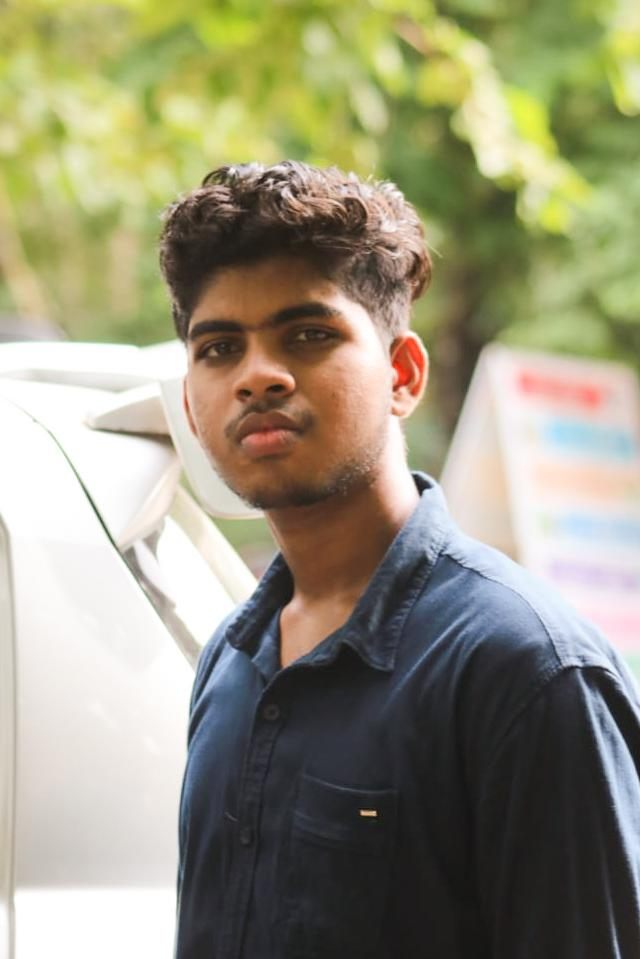
#> input picture images/Nithin_Jose.jpg, 640 x 959 px, given in place of the camera
$ python detect_face_mask.py
#> lines starting #> are read from the running program, lines starting #| are printed output that depends on the picture; after the words box and inside, x2 and y2 are one past the last pixel; in counts of white or black regions, pixels touching at a corner belong together
import numpy as np
import cv2
import random
import time

# multiple cascades: https://github.com/Itseez/opencv/tree/master/data/haarcascades
def f():
    face_cascade = cv2.CascadeClassifier('data/xml/haarcascade_frontalface_default.xml')
    eye_cascade = cv2.CascadeClassifier('data/xml/haarcascade_eye.xml')
    mouth_cascade = cv2.CascadeClassifier('data/xml/haarcascade_mcs_mouth.xml')
    upper_body = cv2.CascadeClassifier('data/xml/haarcascade_upperbody.xml')


    # Adjust threshold value in range 80 to 105 based on your light.
    bw_threshold = 105

    # User message
    font = cv2.FONT_HERSHEY_SIMPLEX
    org = (30, 30)
    weared_mask_font_color = (255, 255, 255)
    not_weared_mask_font_color = (0, 0, 255)
    thickness = 1
    font_scale = 0.5
    weared_mask = "You may Enter the Building.Kindly maintain social distancing inside."
    not_weared_mask = "Please wear mask to enter the building."
    flag=0

    # Read video
    cap = cv2.VideoCapture(0)

    while 1:
        cv2.waitKey(100)
        # Get individual frame
        ret, img = cap.read()
#> img is the input picture: shape (959, 640, 3); mean B, G, R 124.1, 149, 152.2
        img = cv2.flip(img,1)

        # Convert Image into gray
        gray = cv2.cvtColor(img, cv2.COLOR_BGR2GRAY)

        # Convert image in black and white
        (thresh, black_and_white) = cv2.threshold(gray, bw_threshold, 255, cv2.THRESH_BINARY)
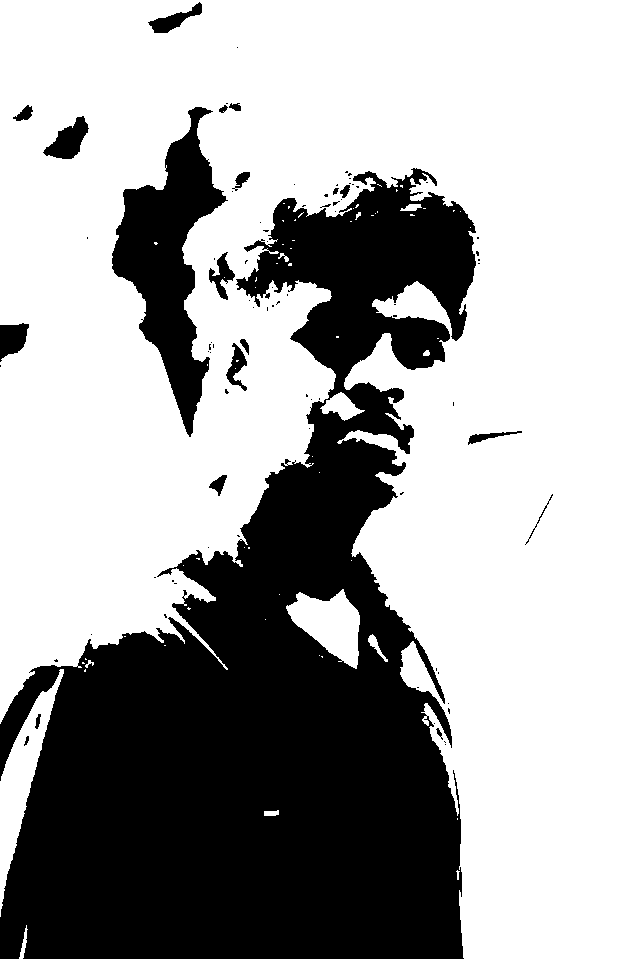
#> black_and_white: shape (959, 640); 65.4% white; 86 black regions (66 under 20 px), largest, box (x1, y1, x2, y2) and area: (0, 168, 476, 959) 192312, (112, 107, 228, 437) 15186, (43, 116, 89, 159) 1011
#> thresh = 105
        #cv2.imshow('black_and_white', black_and_white)

        # detect face
        faces = face_cascade.detectMultiScale(gray, 1.1, 4)
#> faces = [[485, 102, 98, 98], [255, 250, 234, 234]]

        # Face prediction for black and white
        faces_bw = face_cascade.detectMultiScale(black_and_white, 1.1, 4)
#> faces_bw = [[175, 78, 89, 89], [258, 246, 240, 240]]


        if(len(faces) == 0 and len(faces_bw) == 0):
            cv2.putText(img, "No face found...", org, font, font_scale, weared_mask_font_color, thickness, cv2.LINE_AA)
        elif(len(faces) == 0 and len(faces_bw) == 1):
            # It has been observed that for white mask covering mouth, with gray image face prediction is not happening
            cv2.putText(img, weared_mask, org, font, font_scale, weared_mask_font_color, thickness, cv2.LINE_AA)
            break
        else:
            # Draw rectangle on gace
            for (x, y, w, h) in faces:
                cv2.rectangle(img, (x, y), (x + w, y + h), (255, 255, 255), 2)
                roi_gray = gray[y:y + h, x:x + w]
                roi_color = img[y:y + h, x:x + w]


                # Detect lips counters
                mouth_rects = mouth_cascade.detectMultiScale(gray, 1.5, 5)
#> this loop made 2 passes
#> (x, y, w, h, mouth_rects) on passes 1 to 2: (485, 102, 98, 98, [[325, 414, 84, 84]]), (255, 250, 234, 234, [[325, 414, 84, 84]])
#> pass 1, in f, `roi_gray = gray[y:y + h, x:x + w]`:
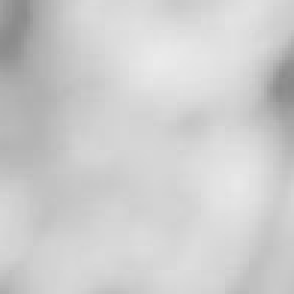
#> roi_gray: shape (98, 98) (shown 3 times larger); min 138, max 235, mean 205.4
#> pass 1, in f, `roi_color = img[y:y + h, x:x + w]`:
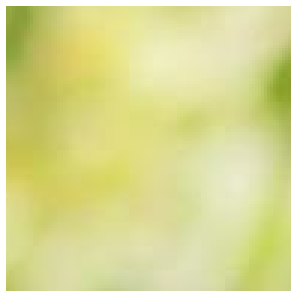
#> roi_color: shape (98, 98, 3) (shown 3 times larger); mean B, G, R 145.4, 217.6, 216.7
#> pass 2, in f, `roi_color = img[y:y + h, x:x + w]`:
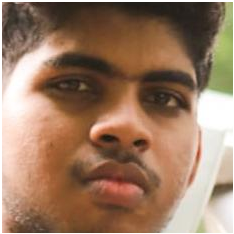
#> roi_color: shape (234, 234, 3); mean B, G, R 99.1, 122.2, 154.2
#> after the loop:
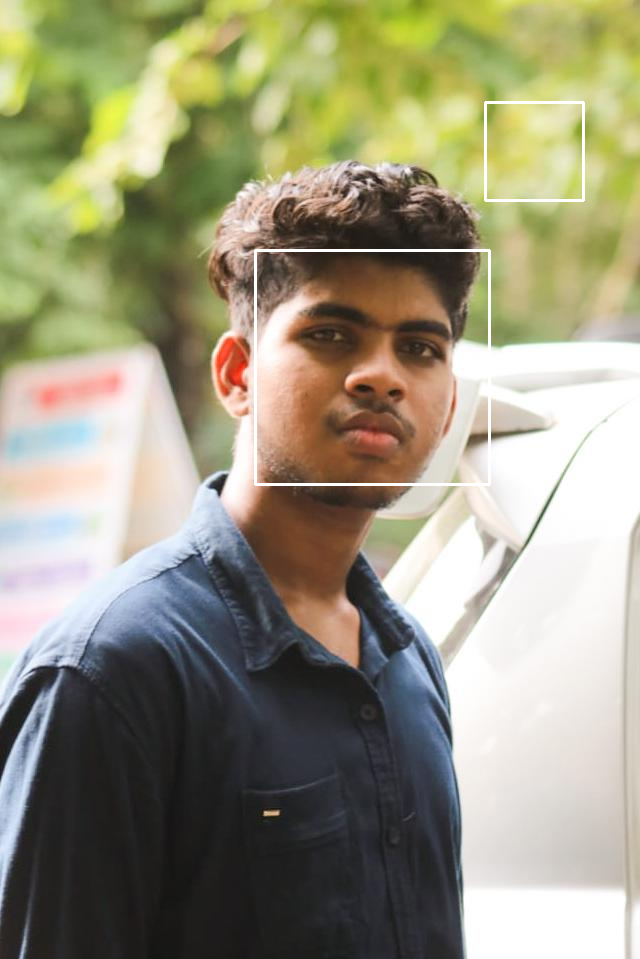
#> img: shape (959, 640, 3); mean B, G, R 124.9, 149.6, 152.8

            # Face detected but Lips not detected which means person is wearing mask
            if(len(mouth_rects) == 0):
                cv2.putText(img, weared_mask, org, font, font_scale, weared_mask_font_color, thickness, cv2.LINE_AA)


                flag=1

            else:
                for (mx, my, mw, mh) in mouth_rects:

                    if(y < my < y + h):
                        # Face and Lips are detected but lips coordinates are within face cordinates which `means lips prediction is true and
                        # person is not wearing mask
                        cv2.putText(img, not_weared_mask, org, font, font_scale, not_weared_mask_font_color, thickness, cv2.LINE_AA)

                        # cv2.rectangle(img, (mx, my), (mx + mh, my + mw), (0, 0, 255), 3)
                        break
#> this loop made 1 pass
#> (mx, my, mw, mh) on pass 1: (325, 414, 84, 84)
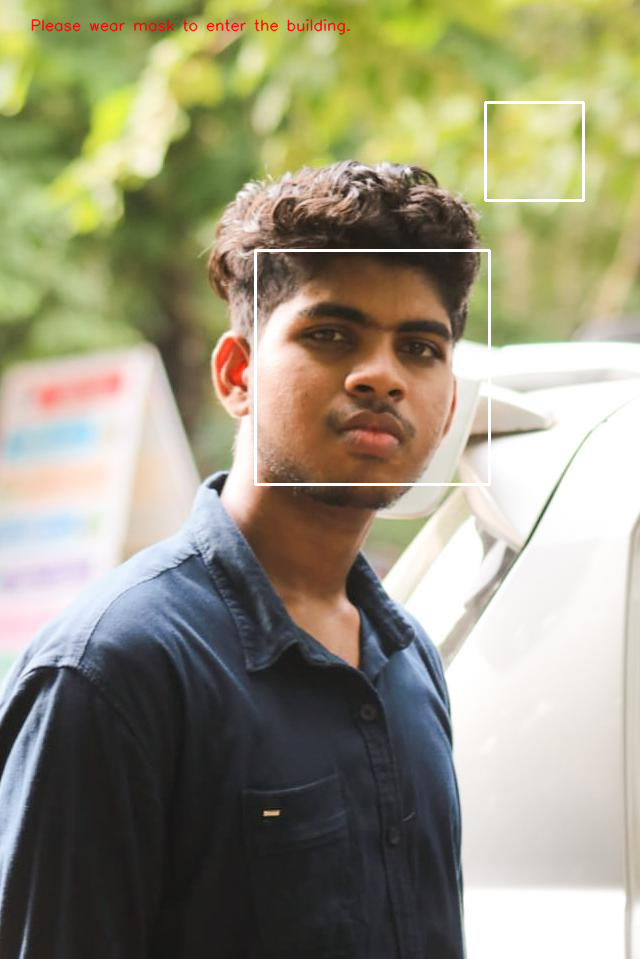
#> img: shape (959, 640, 3); 0.32% of pixels changed, all inside (x1, y1, x2, y2) = (31, 18, 351, 36)

        # Show frame with results
        img=cv2.resize(img,(960,960))
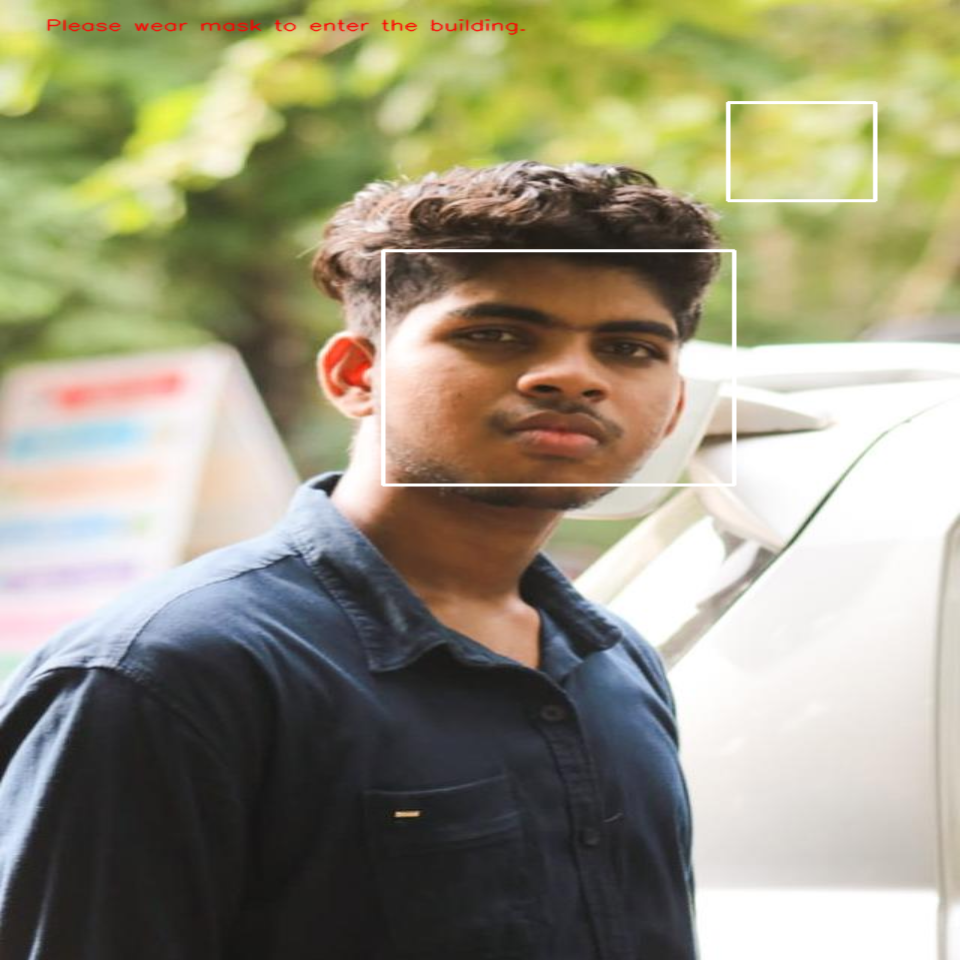
#> img: shape (960, 960, 3); mean B, G, R 124.7, 149.3, 152.8
        cv2.imshow('Mask Detection', img)
        k = cv2.waitKey(30) & 0xff
#> (key Esc is pressed here)
        if k == 27 or flag==1:
            time.sleep(1)
            break

    # Release video
    cap.release()
    cv2.destroyAllWindows()


if __name__=="__main__":
    f()

$ run again, on images/ROHIT.jpg
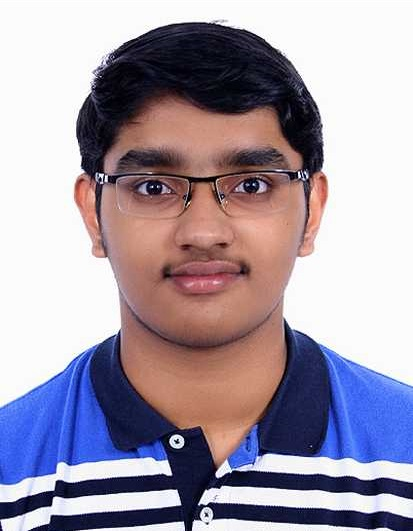
#> input picture images/ROHIT.jpg, 413 x 531 px, given in place of the camera
#> in f, img is the input picture: shape (531, 413, 3); mean B, G, R 168, 154, 164
#> in f, `(thresh, black_and_white) = cv2.threshold(gray, bw_threshold, 255, cv2..`:
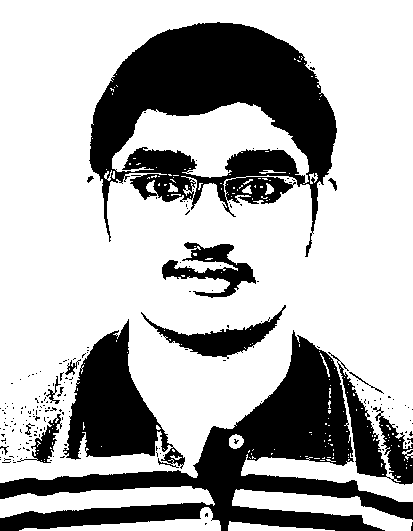
#> black_and_white: shape (531, 413); 69.4% white; 194 black regions (179 under 20 px), largest, box (x1, y1, x2, y2) and area: (89, 22, 337, 257) 26842, (0, 330, 413, 531) 23205, (63, 319, 185, 469) 8140
#> thresh = 105
#> faces = [[81, 86, 256, 256], [97, 186, 222, 222]]
#> faces_bw = [[70, 74, 283, 283]]
#> the loop in f, `for (x, y, w, h) in faces:` made 2 passes
#> (x, y, w, h, mouth_rects) on passes 1 to 2: (81, 86, 256, 256, [[167, 257, 84, 84], [151, 246, 127, 127]]), (97, 186, 222, 222, [[167, 257, 84, 84], [151, 246, 127, 127]])
#> the loop in f, `for (mx, my, mw, mh) in mouth_rects: ` made 1 pass
#> (mx, my, mw, mh) on pass 1: (167, 257, 84, 84)
#> in f, `img=cv2.resize(img,(960,960))`:
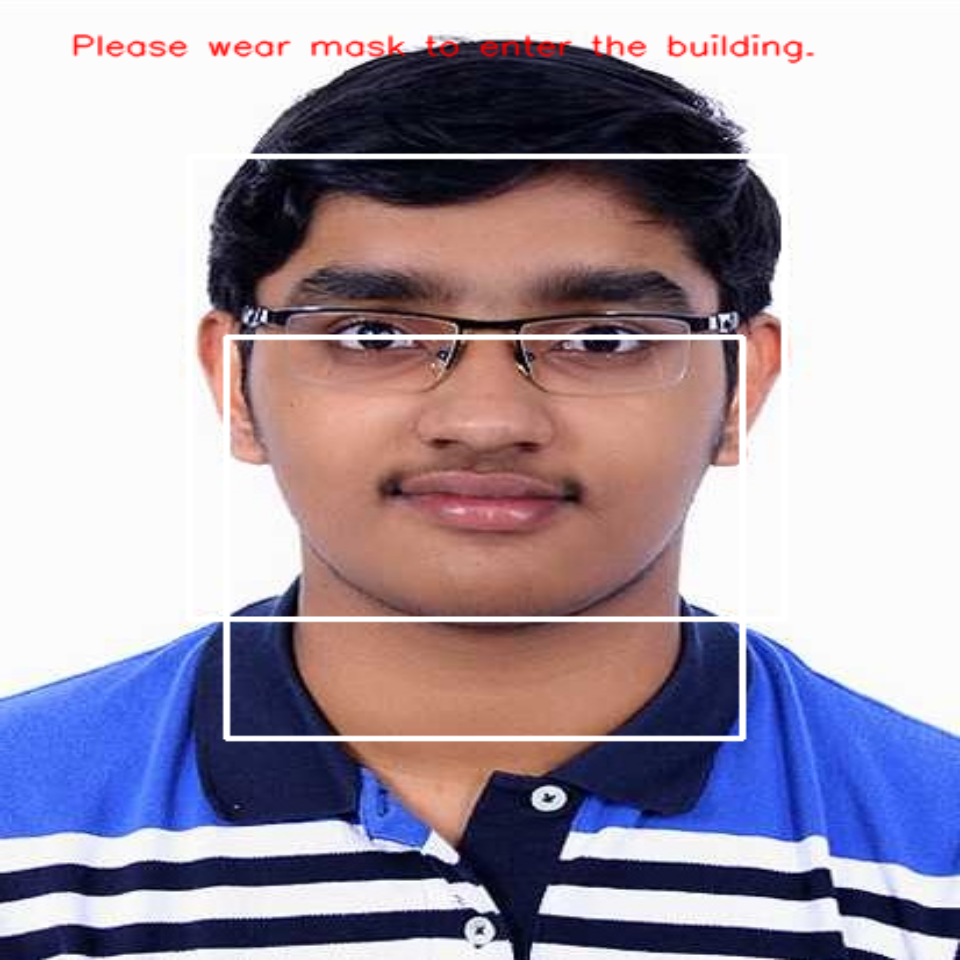
#> img: shape (960, 960, 3); mean B, G, R 169.8, 156, 166.5

$ run again, on images/bill gates.jpg
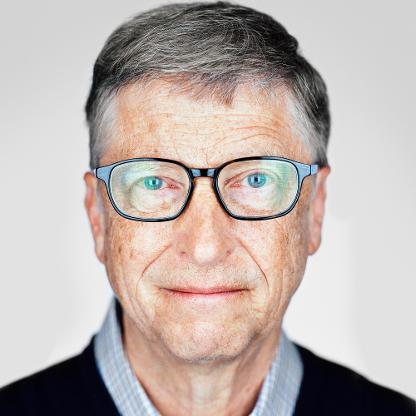
#> input picture images/bill gates.jpg, 416 x 416 px, given in place of the camera
#> in f, img is the input picture: shape (416, 416, 3); mean B, G, R 173.9, 178.3, 189.3
#> in f, `(thresh, black_and_white) = cv2.threshold(gray, bw_threshold, 255, cv2..`:
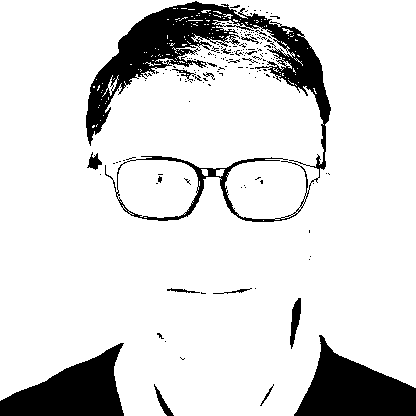
#> black_and_white: shape (416, 416); 86.4% white; 166 black regions (148 under 20 px), largest, box (x1, y1, x2, y2) and area: (86, 1, 331, 222) 11525, (294, 335, 416, 416) 5418, (0, 343, 124, 416) 5060
#> thresh = 105
#> faces = [[90, 103, 242, 242]]
#> faces_bw = ()
#> the loop in f, `for (x, y, w, h) in faces:` made 1 pass
#> (x, y, w, h, mouth_rects) on pass 1: (90, 103, 242, 242, [[166, 274, 84, 84], [148, 262, 127, 127]])
#> the loop in f, `for (mx, my, mw, mh) in mouth_rects: ` made 1 pass
#> (mx, my, mw, mh) on pass 1: (166, 274, 84, 84)
#> after the loop in f, `for (mx, my, mw, mh) in mouth_rects:`:
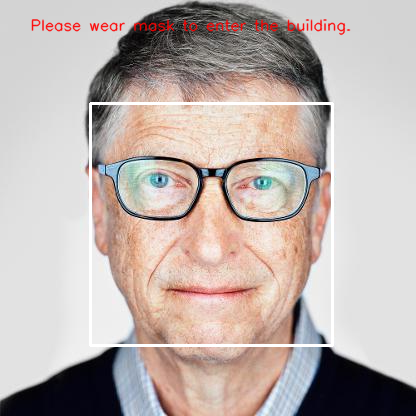
#> img: shape (416, 416, 3); mean B, G, R 174.4, 178.7, 190.7

$ run again, on images/donald trump.jpg
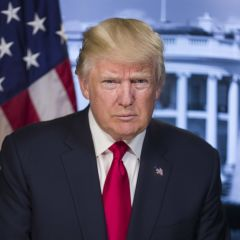
#> input picture images/donald trump.jpg, 240 x 240 px, given in place of the camera
#> in f, img is the input picture: shape (240, 240, 3); mean B, G, R 103.3, 83, 89.7
#> black_and_white: shape (240, 240); 38.5% white; 18 white regions (8 under 20 px), largest, box (x1, y1, x2, y2) and area: (0, 0, 183, 203) 19175, (166, 70, 211, 121) 1438, (94, 130, 118, 206) 740
#> thresh = 105
#> faces = [[78, 53, 74, 74]]
#> faces_bw = ()
#> the loop in f, `for (x, y, w, h) in faces:` made 1 pass
#> (x, y, w, h, mouth_rects) on pass 1: (78, 53, 74, 74, [[103, 111, 25, 25]])
#> the loop in f, `for (mx, my, mw, mh) in mouth_rects: ` made 1 pass
#> (mx, my, mw, mh) on pass 1: (103, 111, 25, 25)
#> in f, `img=cv2.resize(img,(960,960))`:
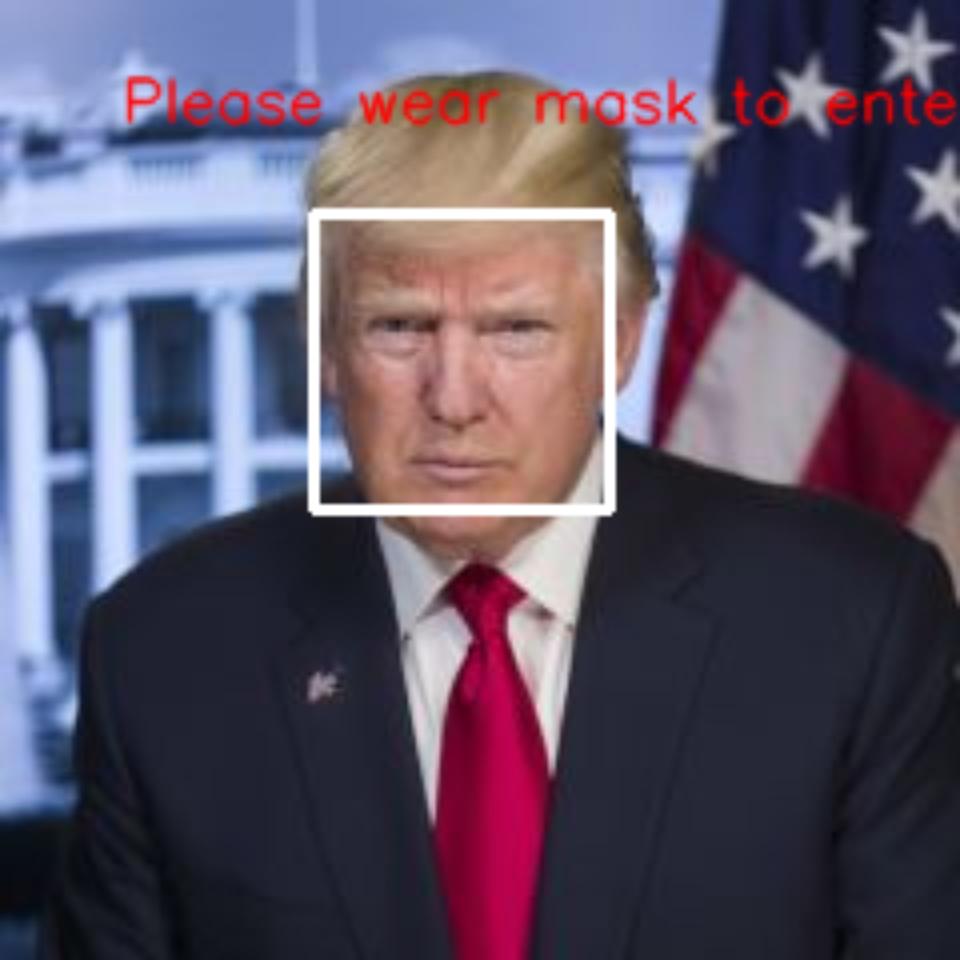
#> img: shape (960, 960, 3); mean B, G, R 104.2, 84.1, 93
